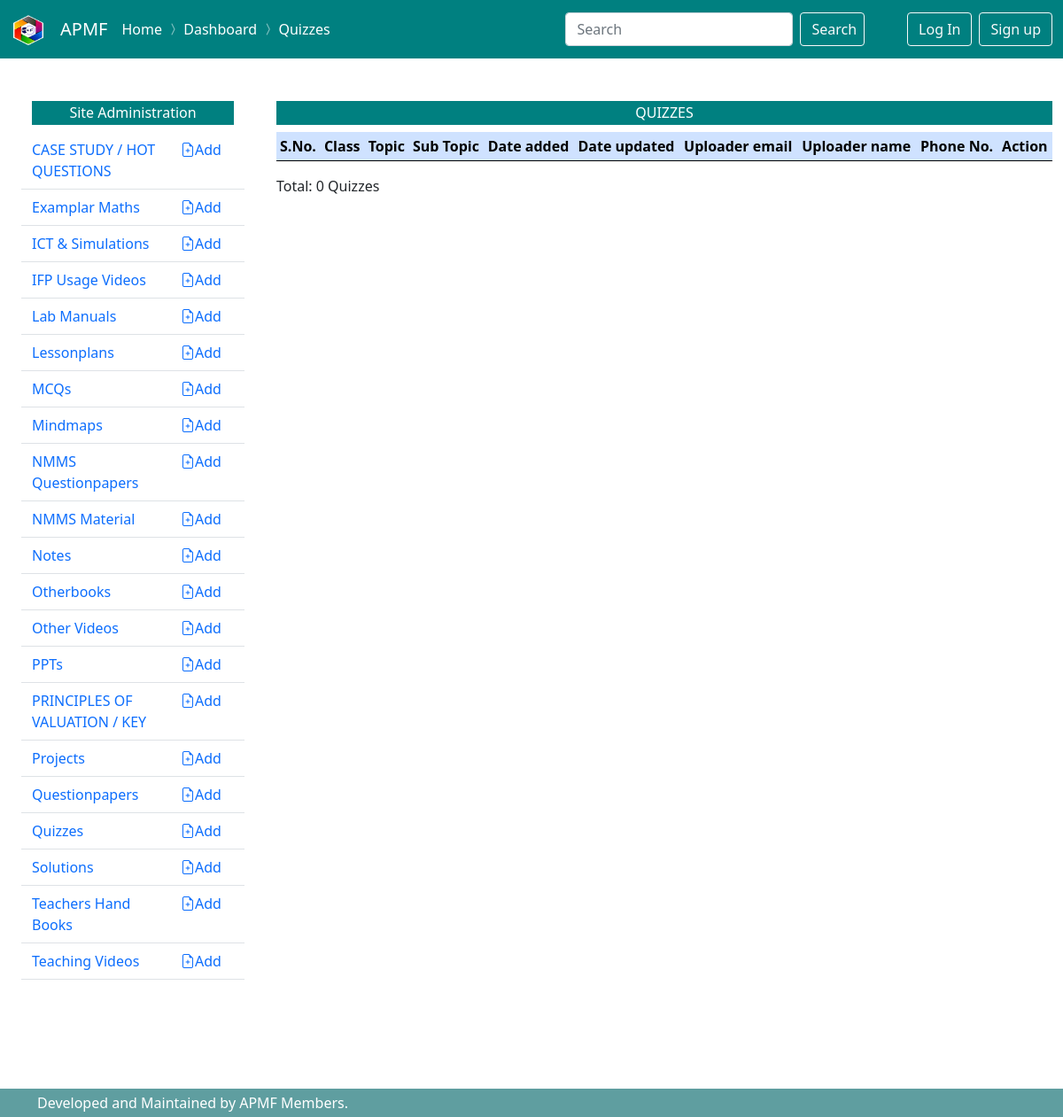
/dashboard/quizzes/, run on an earlier commit of the app's database.
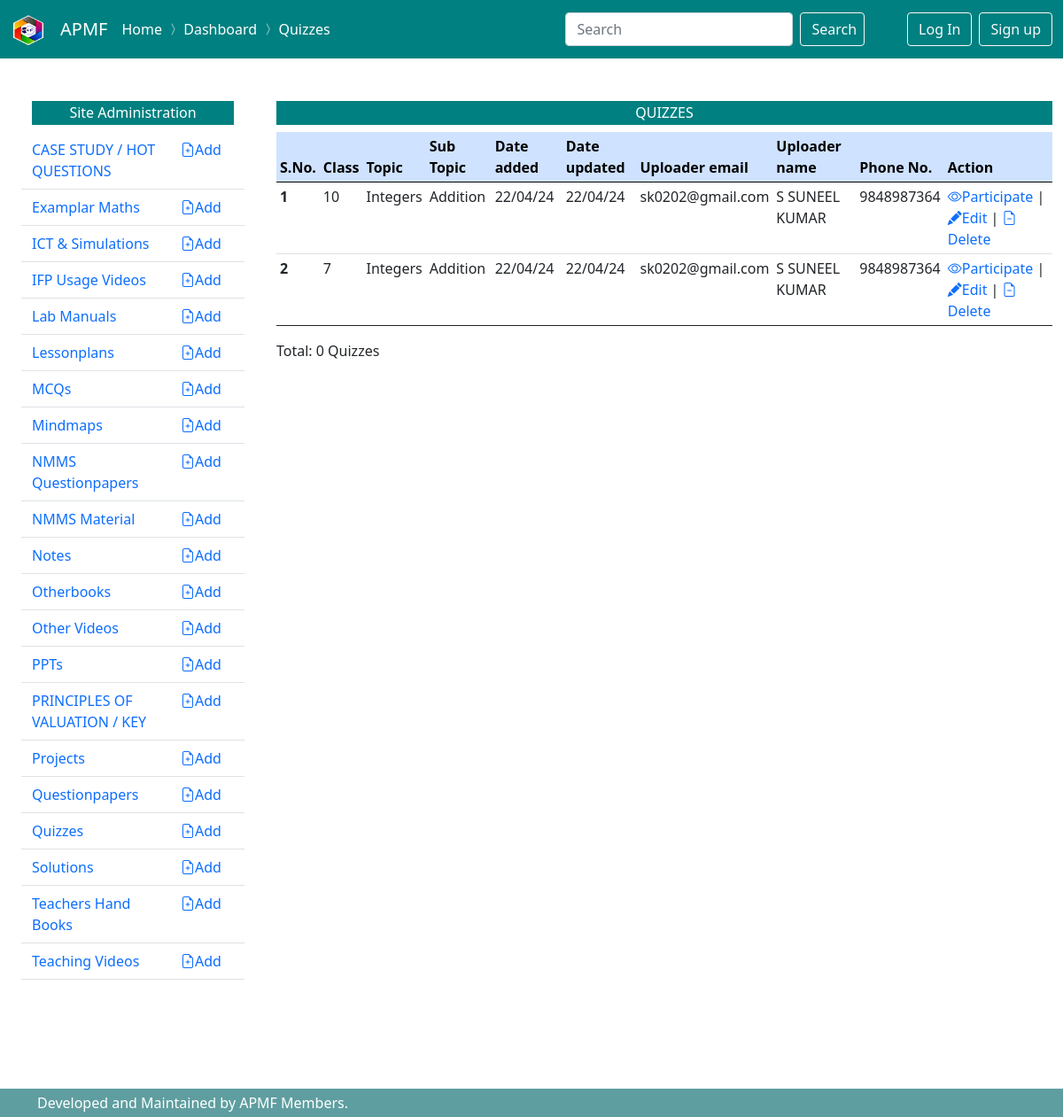
And on a later commit of the database.
### quizzes/models.py (models this page shows, shortened)
class Quiz(Item):
    STANDARD_CHOICES = (
        (10,10),
        (9,9),
        (8,8),
        (7,7),
        (6,6),
        (5,5),
        (4,4),
        (3,3),
        (2,2),
        (1,1),
        (11,11),
        (12,12),
    )
    standard = models.IntegerField("class", choices= STANDARD_CHOICES)
    topic = models.CharField(verbose_name='chapter / topic',max_length=100)
    sub_topic = models.CharField(max_length = 50,blank=True)
    date_added = models.DateTimeField(auto_now_add=True)
    date_updated = models.DateTimeField(auto_now = True)
    link = models.URLField(max_length=200)
    topic = models.CharField(verbose_name='chapter / topic',max_length=100)
    sub_topic = models.CharField(max_length = 50,blank=True)
    class Meta:
        ordering = [
            "-standard",
            "topic"
        ]

### users/models.py (models this page shows, shortened)
class MyUser(AbstractBaseUser):
    email=models.EmailField(
        verbose_name ='email address',
        max_length = 255,
        unique = True,
    )
    phone_number = models.CharField(max_length=10, validators=[RegexValidator(regex='^(\+?\d{1,3})?[-.\s]?\(?\d{3}\)?[-.\s]?\d{3}[-.\s]?\d{4}$')])
    name = models.CharField(max_length=50)
    is_active = models.BooleanField(default=True)
    is_admin = models.BooleanField(default=False)
    objects = MyUserManager()
    USERNAME_FIELD = 'email'
    REQUIRED_FIELDS = ['phone_number', 'name']

### dashboard/views.py (the view)
# urls.py: path('dashboard/quizzes/', views.DashboardQuizListView.as_view(), name='dashboard_quiz_list'),
class DashboardQuizListView(quiz_views.QuizListView):
    template_name = 'dashboard/quizzes/list.html'
    success_url = reverse_lazy('dashboard_quiz_list')

### quizzes/views.py (called while the page is built)
    def get_context_data(self, **kwargs):
        context = super().get_context_data(**kwargs)
        context['requests'] = Message.objects.filter(request_for = 'quiz')
        return context

### dashboard/templates/dashboard/quizzes/list.html (shortened to what this page needs)
{% extends "dashboard/dashboard.html" %}
{% load static %}
{% block navigation %}
<span class="navbar-text" >
  <a href="{% url "home" %}" style ="text-decoration:none">Home</a>
  <i class="bi bi-chevron-compact-right"></i>
  <a href="{% url "dashboard" %}" style ="text-decoration:none">Dashboard</a>
  <i class="bi bi-chevron-compact-right"></i>
  <a href="#" style ="text-decoration:none">Quizzes</a>
</span>
{% endblock navigation %}
{% block content %}
<h6 class ="p-1 text-center" style="background-color:teal; color:white"> QUIZZES</h6>
<table class="table table-sm table-hover">
    <thead class="table-primary" >
      <tr  >
        <th scope="col">S.No.</th>
        <th scope="col">Class</th>
        <th scope="col">Topic</th>
        <th scope="col">Sub Topic</th>
        <th scope="col">Date added</th>
        <th scope="col">Date updated</th>
        <th scope="col">Uploader email</th>
        <th scope="col">Uploader name</th>
        <th scope="col">Phone No.</th>
        <th scope="col">Action</th>
      </tr>
    </thead>
    <tbody>
        {% for quiz in  quizs %}
      <tr>
        <th scope="row">{{forloop.counter}}</th>
        <td>{{quiz.standard}}</td>
        <td>{{quiz.topic|title}}</td>
        <td>{{quiz.sub_topic|title}}</td>
        <td>{{quiz.date_added|date:'d/m/y'}}</td>
        <td>{{quiz.date_updated|date:'d/m/y'}}</td>
        <td>{{quiz.uploaded_by.email}}</td>
        <td>{{quiz.uploaded_by.name|upper}}</td>
        <td>{{quiz.uploaded_by.phone_number}}</td>
        <td><a style="text-decoration:none;" href= '{{ quiz.link }}'><i class="bi bi-eye"></i>Participate </a>|
          <a style="text-decoration:none;" href= '{% url "dashboard_quiz_update" quiz.pk %}'><i class="bi bi-pencil-fill"></i>Edit </a>|
          <a style="text-decoration:none;" href= '{% url "dashboard_quiz_delete" quiz.pk %}'><i class="bi bi-file-earmark-minus"></i>Delete </a> </td>
      </tr>
      {% endfor %}
      </table>
      Total: {{quiz|length}} Quiz{{quiz|length|pluralize:'zes'}}
{% endblock content %}

What changed in the data, as far as the page shows it:
added Quiz: standard "10", topic "Integers", sub_topic "Addition", date_added "22/04/24", date_updated "22/04/24", uploaded_by.email "sk0202@gmail.com", uploaded_by.name "S SUNEEL KUMAR", uploaded_by.phone_number "9848987364"
added Quiz: standard "7", topic "Integers", sub_topic "Addition", date_added "22/04/24", date_updated "22/04/24", uploaded_by.email "sk0202@gmail.com", uploaded_by.name "S SUNEEL KUMAR", uploaded_by.phone_number "9848987364"
